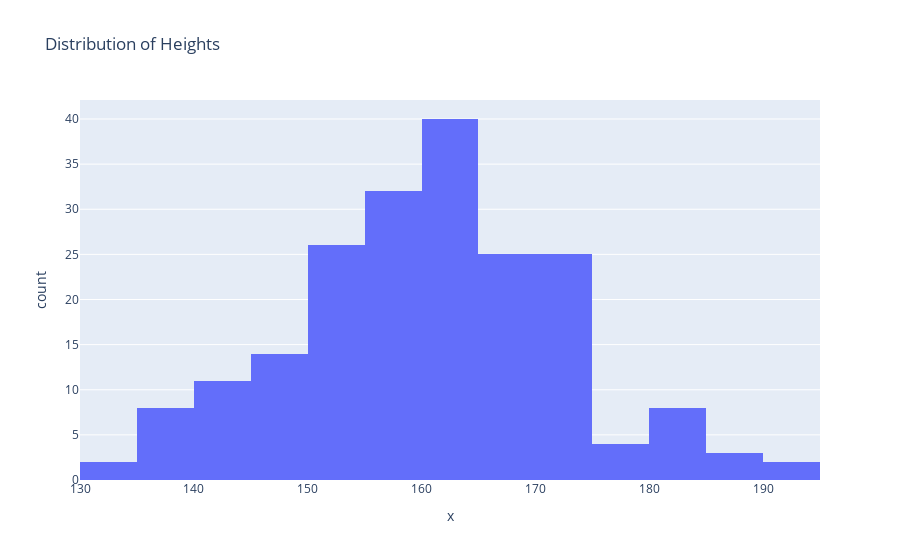

The notebook cell this image was saved under:
### Markdown cell above
### 4.Histogram:
A histogram is used to represent continuous data in the form of bar. Each bar has discrete values in bar graphs, whereas in histograms, we have bars representing a range of values. Histograms show frequency distributions. We can use histograms to visualize:

- Students marks distribution
- Frequency of waiting time of customers in a Bank

### Code cell
#Let's illustrate the distribution of heights of 200 people using a histogram
import numpy as np
#Here we will concentrate on heights which are 160 and the standard deviation is 11
heights_array = np.random.normal(160, 11, 200)
## Use plotly express histogram chart function px.histogram.Provide input data x to the histogram
fig = px.histogram(x=heights_array,title="Distribution of Heights")
fig

### Figure 1 — Plotly figure (JSON) as saved in the notebook; plotly's stock layout.template omitted (floating-point values rounded to 4 significant figures; data arrays with more than 128 entries replaced by an {"elided": "..."} marker saying what was removed)
{"data": [{"alignmentgroup": "True", "bingroup": "x", "hovertemplate": "x=%{x}<br>count=%{y}<extra></extra>", "legendgroup": "", "marker": {"color": "#636efa", "pattern": {"shape": ""}}, "name": "", "offsetgroup": "", "orientation": "v", "showlegend": false, "type": "histogram", "x": {"elided": "200 float values"}, "xaxis": "x", "yaxis": "y"}], "layout": {"barmode": "relative", "legend": {"tracegroupgap": 0}, "title": {"text": "Distribution of Heights"}, "xaxis": {"anchor": "y", "domain": [0, 1], "title": {"text": "x"}}, "yaxis": {"anchor": "x", "domain": [0, 1], "title": {"text": "count"}}}}
